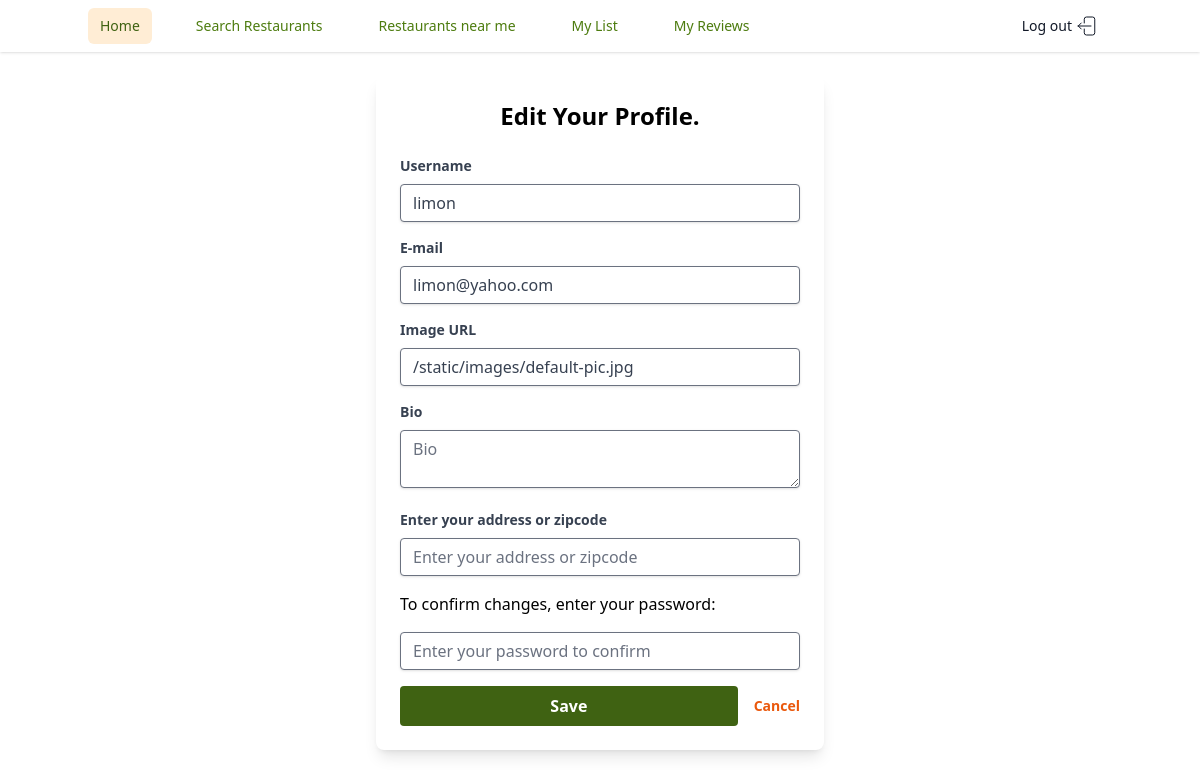
The app's page /edit/9 (signed in), older data.
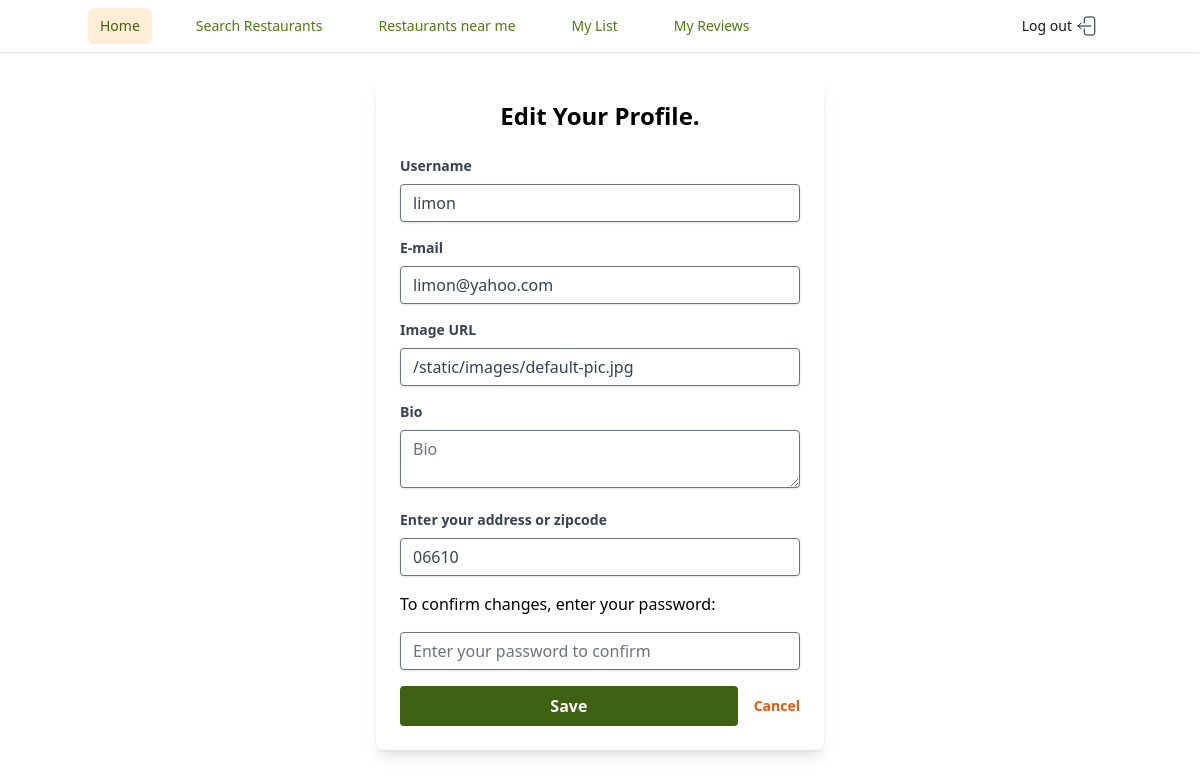
The same page, newer data.
### models.py (models this page shows, shortened)
class User(db.Model):
    __tablename__ = 'users'
    id = db.Column(
        db.Integer,
        primary_key=True,
    )
    email = db.Column(
        db.Text,
        nullable=False,
        unique=True,
    )
    username = db.Column(
        db.Text,
        nullable=False,
        unique=True,
    )
    location = db.Column(
        db.Text,
    )
    password = db.Column(
        db.Text,
        nullable=False,
    )
    bio = db.Column(
        db.Text,
    )
    image_url = db.Column(
        db.Text,
        default="/static/images/default-pic.jpg",
    )
    followers = db.relationship(
        "User",
        secondary="follows",
        primaryjoin=(Follows.user_being_followed_id == id),
        secondaryjoin=(Follows.user_following_id == id)
    )
    following = db.relationship(
        "User",
        secondary="follows",
        primaryjoin=(Follows.user_following_id == id),
        secondaryjoin=(Follows.user_being_followed_id == id)
    )
    reviews = db.relationship('Review', backref = "user" )
    favorites_restaurants = db.relationship('Restaurant', secondary = "favorites", backref = "favorited_by_users")
    wishlist_restaurants = db.relationship('Restaurant', secondary = "wishlist_restaurants", backref = "wishlisted_by_users")
    visited_restaurants = db.relationship('Restaurant', secondary = "visited_restaurants", backref = "visited_by_users")

### app.py (the view, shortened to what this page needs)
@app.route('/edit/<int:user_id>', methods=['GET', 'POST'])
def edit_user_profile(user_id):
    if not g.user or g.user.id != user_id :
        flash("Access unauthorized.")
        return redirect("/")
    user = User.query.get_or_404(user_id)
    form = UserEditForm(obj=user)
    return render_template('page_edit_user_profile.html', user=user, user_id=user.id, form=form)

### forms.py
class UserEditForm(FlaskForm):
    username = StringField('Username', validators=[DataRequired()])
    email = StringField('E-mail', validators=[DataRequired(), Email()])
    password = PasswordField('Password', validators=[Length(min=6)])
    image_url = StringField('Image URL')
    bio = TextAreaField('Bio')
    location = StringField('Enter your address or zipcode')

### app.py (called while the page is built)
@app.before_request
def add_user_to_g():
    if CURR_USER_KEY in session:
        g.user = User.query.get(session[CURR_USER_KEY])
    else:
        g.user = None

@app.after_request
def add_header(req):
    req.headers["Cache-Control"] = "no-cache, no-store, must-revalidate"
    req.headers["Pragma"] = "no-cache"
    req.headers["Expires"] = "0"
    req.headers['Cache-Control'] = 'public, max-age=0'
    return req

### templates/page_edit_user_profile.html (shortened to what this page needs)
{% extends 'base.html' %}
{% block content %}
<div class="flex justify-center items-start min-h-screen bg-white mt-6">
  <div class="w-full max-w-md bg-white rounded-lg shadow-lg p-6">
    <h2 class="text-2xl font-bold text-center mb-6">Edit Your Profile.</h2>
    <form method="POST" id="user_edit_form">
      {% for field in form if field.widget.input_type != 'hidden' and field.name != 'password' %}
        <div class="mb-4">
          {{ field.label(class="block text-gray-700 text-sm font-bold mb-2") }}
          {{ field(placeholder=field.label.text, class="shadow appearance-none border rounded w-full py-2 px-3 text-gray-700 leading-tight focus:outline-none focus:shadow-outline") }}
        </div>
      {% endfor %}
      <p class="mb-4">To confirm changes, enter your password:</p>
      <div class="mb-4">
        {{ form.password(placeholder="Enter your password to confirm", class="shadow appearance-none border rounded w-full py-2 px-3 text-gray-700 leading-tight focus:outline-none focus:shadow-outline") }}
      </div>
      <div class="flex items-center justify-between">
        <button type="submit" class="w-full bg-lime-800 hover:bg-lime-700 text-white font-bold py-2 px-4 rounded focus:outline-none focus:shadow-outline">
          Save
        </button>
        <a href="{{ url_for('users_show', user_id=g.user.id) }}" class="inline-block align-baseline font-bold text-sm text-orange-600 hover:text-orange-800 ml-4">
          Cancel
        </a>
      </div>
    </form>
  </div>
</div>
{% endblock %}

### templates/base.html (shortened to what this page needs)
<!DOCTYPE html>
<html lang="en">
  <head>
    <link rel="stylesheet" href="/static/stylesheets/output.css" />
  </head>
  <body>
    {% if g.user %}
    <header class="bg-white shadow">
      <nav
        class="mx-auto max-w-5xl hidden lg:flex items-center justify-between"
        aria-label="Global"
      >
        <div class="flex lg:space-x-8 lg:py-2">
          <a
            href="{{ url_for('users_show', user_id=g.user.id) }}"
            class="bg-orange-100 text-lime-800 inline-flex items-center rounded-md py-2 px-3 text-sm font-medium"
            aria-current="page"
            >Home</a
          >
          <a
          href="{{ url_for('show_search_restaurants') }}"
          class="text-lime-700 hover:bg-orange-50 hover:text-lime-800 inline-flex items-center rounded-md py-2 px-3 text-sm font-medium"
          >Search Restaurants</a
        >
          <a
            href="{{ url_for('show_my_restaurants', user_id=g.user.id) }}"
            class="text-lime-700 hover:bg-orange-50 hover:text-lime-800 inline-flex items-center rounded-md py-2 px-3 text-sm font-medium"
            >Restaurants near me</a
          >
          <a
            href="{{ url_for('show_my_lists', user_id=g.user.id) }}"
            class="text-lime-700 hover:bg-orange-50 hover:text-lime-800 inline-flex items-center rounded-md py-2 px-3 text-sm font-medium"
            >My List</a
          >
          <a
          href="{{ url_for('show_my_reviews', user_id=g.user.id) }}"
            class="text-lime-700 hover:bg-orange-50 hover:text-lime-800 inline-flex items-center rounded-md py-2 px-3 text-sm font-medium"
            >My Reviews</a
          >
        </div>
        <div class="">
          <a
            href="/logout"
            class="text-gray-900 hover:bg-orange-50 hover:text-lime-800 inline-flex items-center rounded-md py-2 px-3 text-sm font-medium justify-center"
            >Log out
          </a>
        </div>
      </nav>
    </header>
    {% endif %}
    {% block content %} {% endblock %}
  </body>
</html>

Row changes from the older to the newer data that the page shows:
changed User "limon": location (not shown) → "06610"
